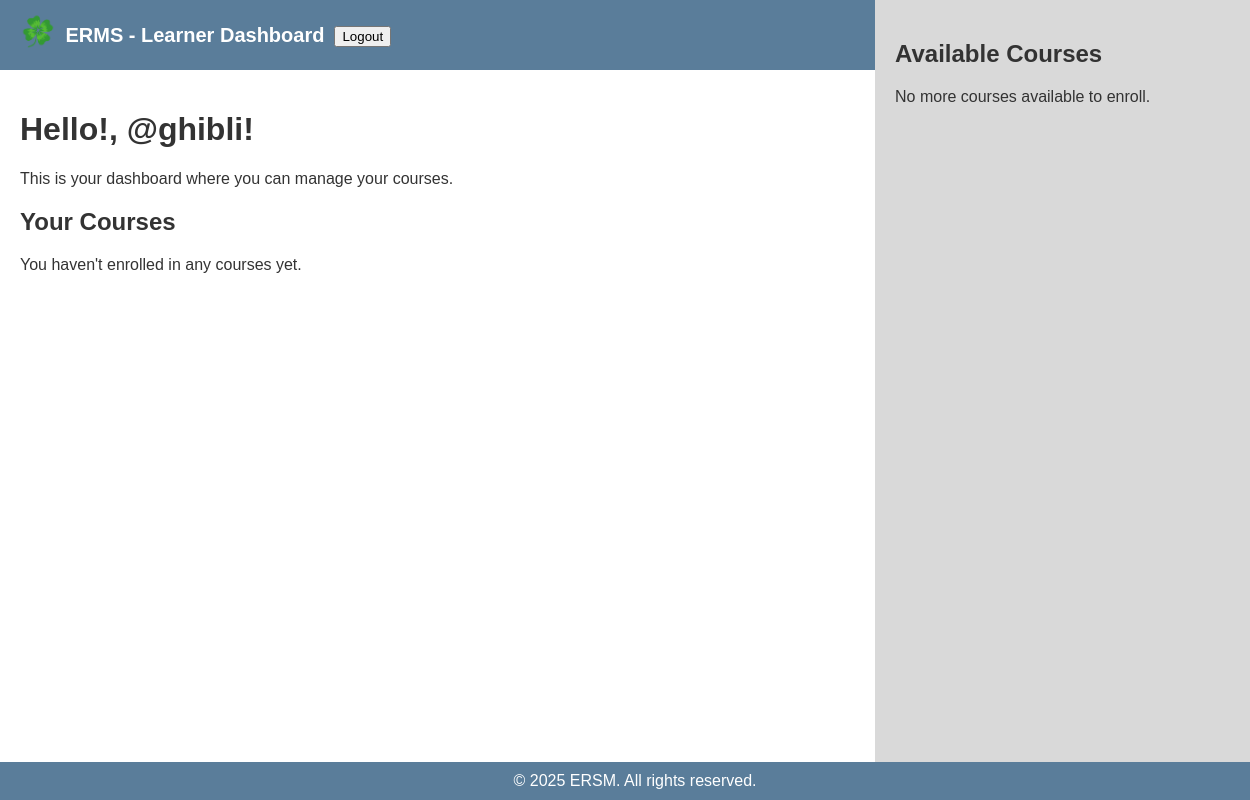
The app's page /user_dashboard/ (signed in), older data.
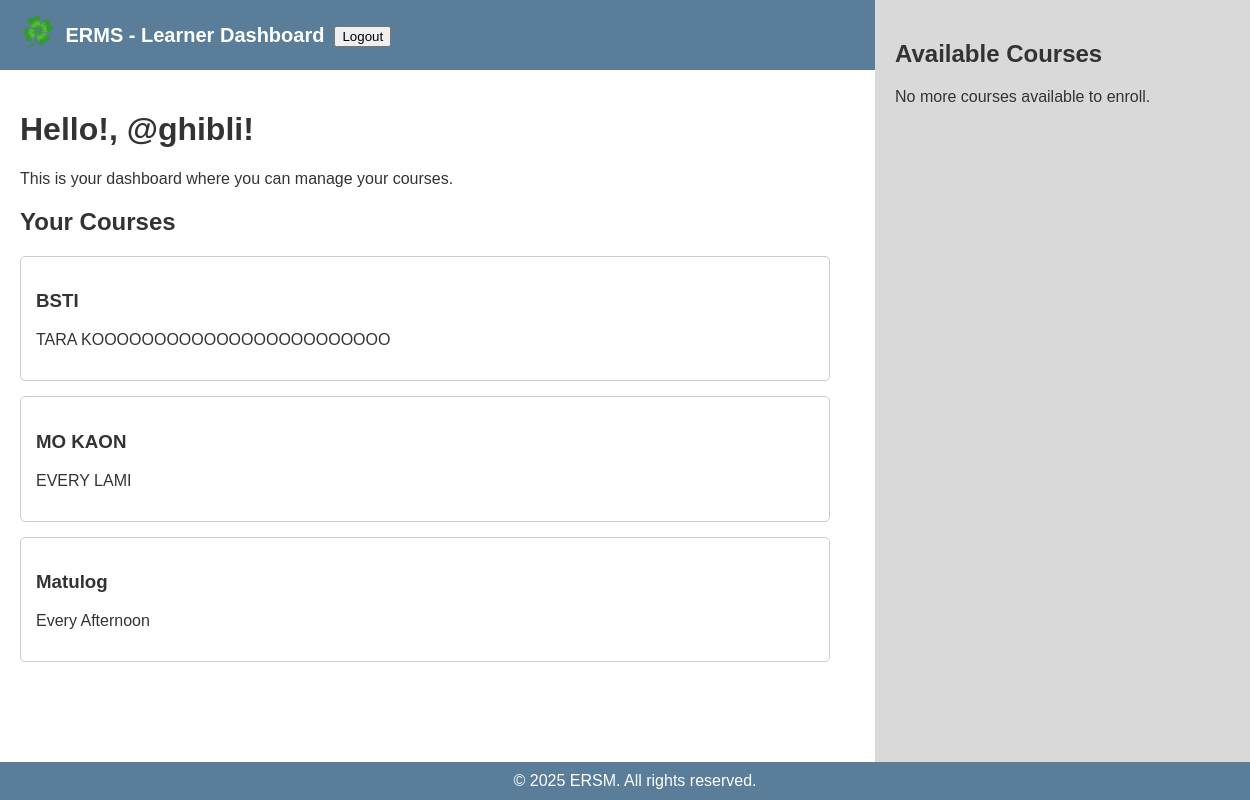
The same page, newer data.
### lms/models.py (models this page shows, shortened)
class Enrollment(models.Model):
    user = models.ForeignKey(User, on_delete=models.CASCADE)
    course = models.ForeignKey(Course, on_delete=models.CASCADE)
    enrolled_at = models.DateTimeField(auto_now_add=True)

class Course(models.Model):
    trainer = models.ForeignKey(User, on_delete=models.CASCADE)  # Make sure only trainers create courses
    course_name = models.CharField(max_length=100)
    course_description = models.TextField()
    course_duration = models.CharField(max_length=50)

### lms/views.py (the view)
# urls.py: path('user_dashboard/', views.user_dashboard, name='user_dashboard'),
def user_dashboard(request):
    enrolled_courses = Enrollment.objects.filter(user=request.user)
    enrolled_course_ids = enrolled_courses.values_list('course_id', flat=True)
    available_courses = Course.objects.exclude(id__in=enrolled_course_ids)
    context = {
        'enrollments': enrolled_courses,
        'available_courses': available_courses
    }
    return render(request, 'lms/user_dashboard.html', context)

### lms/templates/lms/user_dashboard.html (shortened to what this page needs)
{% load static %}
<!DOCTYPE html>
<html lang="en">
<head>
</head>
<body>
    <div class="header">
        <img src="{% static 'images/logo.png' %}" alt="Logo" style="height: 50px; vertical-align: middle;">
        ERMS - Learner Dashboard
        <form method="POST" action="{% url 'lms:logout' %}" class="logout-form">
            <button type="submit" class="logout-button">Logout</button>
        </form>
    </div>
    <div class="content">
        <h1>Hello!, {{ request.user.username }}!</h1>
        <p>This is your dashboard where you can manage your courses.</p>
        <h2>Your Courses</h2>
        {% for enrollment in enrollments %}
          <div class="course-box">
            <h3>{{ enrollment.course.course_name }}</h3>
            <p>{{ enrollment.course.course_description }}</p>
          </div>
        {% empty %}
          <p>You haven't enrolled in any courses yet.</p>
        {% endfor %}
    </div>
    <div class="sidebar">
        <h2>Available Courses</h2>
        {% for course in available_courses %}
          <div class="course-box">
            <h3>{{ course.course_name }}</h3>
            <p>{{ course.course_description }}</p>
            <form method="POST" action="{% url 'lms:enroll_course' course.id %}">
                {% csrf_token %}
                <button type="submit" class="button">Enroll</button>
            </form>
          </div>
        {% empty %}
          <p>No more courses available to enroll.</p>
        {% endfor %}
    </div>
    <div class="footer">
        <div class="footer-text">© 2025 ERSM. All rights reserved.</div>
    </div>
</body>
</html>

### lms/templates/lms/user_dashboard.html (style rules this page uses)
body { font-family: Arial, sans-serif; margin: 0; padding: 0; background: white; color: #333; display: flex; flex-direction: column; min-height: 100vh; overflow: hidden; }
.header { width: 100%; background: #5A7D9A; color: white; padding: 10px 20px; font-size: 20px; font-weight: 600; display: flex; align-items: center; gap: 10px; }
.sidebar { width: 30%; height: 100%; background: #D9D9D9; position: fixed; right: 0; top: 0; padding: 20px; box-sizing: border-box; overflow-y: auto; }
.footer { background: #5A7D9A; color: white; text-align: center; padding: 10px; width: 100%; position: fixed; bottom: 0; left: 0; }
.course-box { background: white; padding: 15px; border: 1px solid #ccc; border-radius: 5px; margin-bottom: 15px; }
.footer-text { font-size: 16px; font-weight: 500; }
.content { flex: 1; padding: 20px; margin-right: 32%; }

Row changes from the older to the newer data that the page shows:
added Enrollment: course.course_name "BSTI", course.course_description "TARA KOOOOOOOOOOOOOOOOOOOOOOOO"
added Enrollment: course.course_name "MO KAON", course.course_description "EVERY LAMI"
added Enrollment: course.course_name "Matulog", course.course_description "Every Afternoon"
Text that changed along with them:
text no longer shown: "You haven't enrolled in any courses yet."
